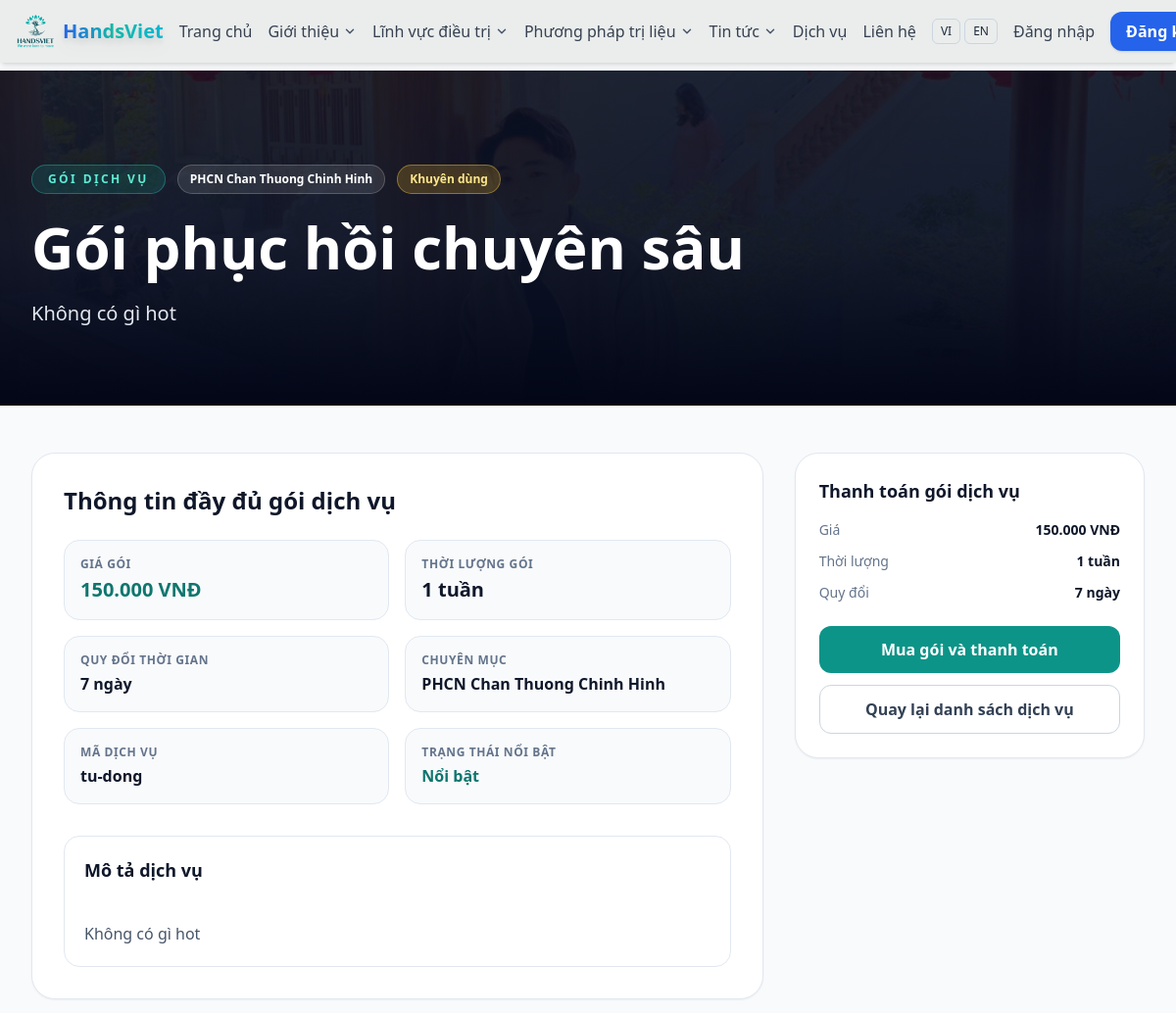
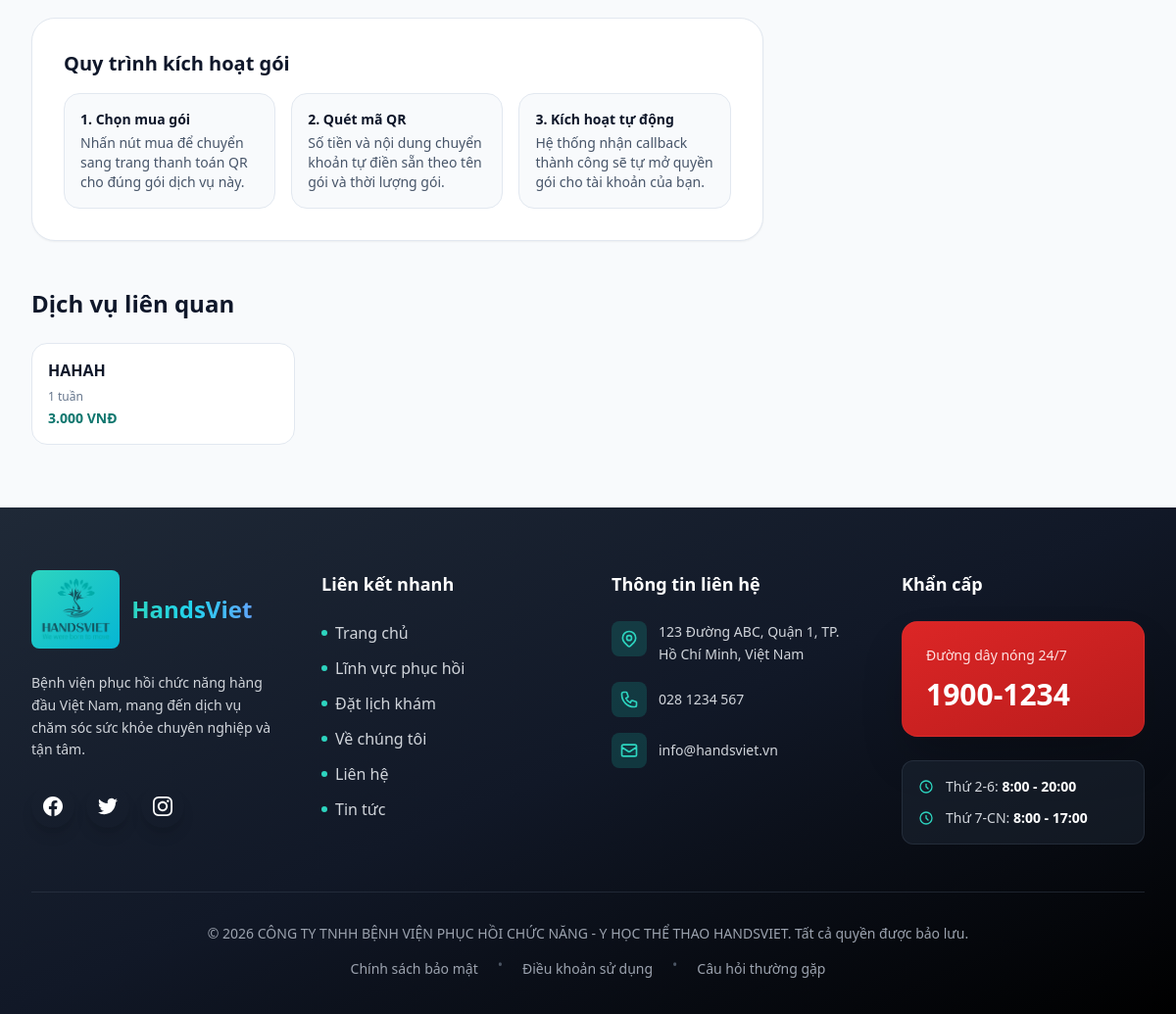
The app's page /services/tu-dong/ with its own data (2 pictures, top to bottom).
### hansviet_admin/models.py (models this page shows, shortened)
class Service(models.Model):
    category = models.ForeignKey(ServiceCategory, on_delete=models.SET_NULL, null=True, blank=True)
    title = models.CharField(max_length=255)
    slug = models.SlugField(unique=True)
    summary = models.TextField(blank=True)
    price_text = models.CharField(max_length=255, blank=True)
    duration = models.CharField(max_length=255, blank=True)
    featured_tag = models.CharField(max_length=100, blank=True)
    is_featured = models.BooleanField(default=False)
    order = models.PositiveIntegerField(default=0)
    thumbnail = models.FileField(upload_to="services/", blank=True, null=True)
    class Meta:
        ordering = ["order", "title"]
        verbose_name = "Service"
        verbose_name_plural = "Services"
    def get_absolute_url(self):
        return f"/services/{self.slug}/"

class ServiceCategory(models.Model):
    name = models.CharField(max_length=255)
    slug = models.SlugField(unique=True)
    description = models.TextField(blank=True)
    icon_svg = models.TextField(blank=True)
    order = models.PositiveIntegerField(default=0)
    class Meta:
        ordering = ["order", "name"]
        verbose_name = "Service Category"
        verbose_name_plural = "Service Categories"

### hansviet_user/views.py (the view)
def service_detail(request, slug):
    service = get_object_or_404(Service.objects.select_related("category"), slug=slug)
    service = _decorate_service(service)
    package_price = _parse_amount_text(service.price_text or "")
    package_duration_days = _duration_to_days(service.duration or "")
    can_checkout = package_price > 0
    related_qs = Service.objects.select_related("category").exclude(pk=service.pk)
    if service.category_id:
        related_qs = related_qs.filter(category_id=service.category_id)
    related_services = _sorted_services(related_qs)[:4]
    return render(
        request,
        "pages/service_detail.html",
        {
            "service": service,
            "related_services": related_services,
            "can_checkout": can_checkout,
            "package_duration_days": package_duration_days,
            "checkout_url": reverse("services:service_checkout", kwargs={"slug": service.slug}) if can_checkout else "",
        },
    )

### hansviet_user/views.py (called while the page is built)
def _parse_service_cycle(duration_text: str) -> tuple[str, int]:
    text = (duration_text or "").strip().lower()
    normalized_text = "".join(
        ch for ch in unicodedata.normalize("NFD", text) if unicodedata.category(ch) != "Mn"
    )
    count_match = re.search(r"(\d+)", normalized_text)
    cycle_count = int(count_match.group(1)) if count_match else 1
    if any(token in normalized_text for token in ("tuan", "week", "wk")):
        return "week", max(1, cycle_count)
    if any(token in normalized_text for token in ("thang", "month", "mo")):
        return "month", max(1, cycle_count)
    if any(token in normalized_text for token in ("nam", "year", "yr")):
        return "year", max(1, cycle_count)
    return "other", max(1, cycle_count)

def _decorate_service(service: Service) -> Service:
    cycle_key, cycle_count = _parse_service_cycle(service.duration or "")
    meta = SERVICE_CYCLE_META.get(cycle_key, SERVICE_CYCLE_META["other"])
    service.cycle_key = cycle_key
    service.cycle_rank = int(meta["rank"])
    service.cycle_count = cycle_count
    service.cycle_group_label = str(meta["group"])
    service.display_price = (service.price_text or "").strip() or "Liên hệ"
    service.display_duration = (service.duration or "").strip() or "Chưa cập nhật"
    service.display_full_info = f"{service.display_price} / {service.display_duration}"
    return service

def _sorted_services(rows) -> list[Service]:
    decorated = [_decorate_service(service) for service in rows]
    return sorted(
        decorated,
        key=lambda service: (
            int(getattr(service, "cycle_rank", 9)),
            int(getattr(service, "cycle_count", 999)),
            int(service.order or 0),
            (service.title or "").lower(),
        ),
    )

def _parse_amount_text(value: str) -> Decimal:
    digits = re.sub(r"[^\d]", "", value or "")
    if not digits:
        return Decimal("0")
    return Decimal(digits)

def _duration_to_days(duration_text: str) -> int:
    cycle_key, cycle_count = _parse_service_cycle(duration_text or "")
    if cycle_key == "week":
        return max(1, cycle_count * 7)
    if cycle_key == "month":
        return max(1, cycle_count * 30)
    if cycle_key == "year":
        return max(1, cycle_count * 365)
    return max(1, cycle_count)

### hansviet_user/templates/pages/service_detail.html (shortened to what this page needs)
{% load static %}
<!DOCTYPE html>
<html lang="vi">
<head>
    <script src="https://cdn.tailwindcss.com"></script>
    <link rel="stylesheet" href="{% static 'css/home.css' %}">
</head>
<body class="bg-slate-50 text-slate-800 antialiased">
    {% include 'pages/header_tailwind.html' %}
    <main>
        <section class="relative pt-24 pb-20 overflow-hidden bg-slate-950">
            <div class="absolute inset-0">
                {% if service.thumbnail %}
                <img src="{{ service.thumbnail.url }}" alt="{{ service.title }}" class="w-full h-full object-cover opacity-30">
                {% else %}
                <img src="{% static 'images/assets/rehab-studio.jpg' %}" alt="{{ service.title }}" class="w-full h-full object-cover opacity-30">
                {% endif %}
                <div class="absolute inset-0 bg-gradient-to-b from-slate-900/50 via-slate-900/80 to-slate-950"></div>
            </div>
            <div class="relative z-10 max-w-7xl mx-auto px-4 sm:px-6 lg:px-8">
                <div class="max-w-4xl">
                    <div class="flex flex-wrap items-center gap-3 mb-6">
                        <span class="inline-flex px-4 py-1.5 rounded-full text-xs font-bold uppercase tracking-[0.2em] bg-teal-500/15 border border-teal-400/35 text-teal-300">
                            Gói dịch vụ
                        </span>
                        {% if service.category %}
                        <span class="inline-flex px-3 py-1.5 rounded-full text-xs font-semibold bg-white/10 border border-white/20 text-white">
                            {{ service.category.name }}
                        </span>
                        {% endif %}
                        {% if service.featured_tag %}
                        <span class="inline-flex px-3 py-1.5 rounded-full text-xs font-semibold bg-amber-400/20 border border-amber-300/40 text-amber-200">
                            {{ service.featured_tag }}
                        </span>
                        {% endif %}
                    </div>
                    <h1 class="text-4xl md:text-6xl font-extrabold text-white leading-tight mb-6">{{ service.title }}</h1>
                    <p class="text-lg md:text-xl text-slate-200 leading-relaxed max-w-3xl">
                        {{ service.summary|default:"Gói dịch vụ phục hồi chức năng chuyên sâu tại HandsViet." }}
                    </p>
                </div>
            </div>
        </section>
        <section class="max-w-7xl mx-auto px-4 sm:px-6 lg:px-8 py-12">
            <div class="grid grid-cols-1 lg:grid-cols-12 gap-8">
                <div class="lg:col-span-8 space-y-8">
                    <div class="bg-white border border-slate-200 rounded-3xl p-6 md:p-8 shadow-sm">
                        <h2 class="text-2xl font-bold text-slate-900 mb-6">Thông tin đầy đủ gói dịch vụ</h2>
                        <div class="grid sm:grid-cols-2 gap-4">
                            <div class="rounded-2xl border border-slate-200 bg-slate-50 p-4">
                                <p class="text-xs uppercase tracking-wider font-semibold text-slate-500 mb-1">Giá gói</p>
                                <p class="text-xl font-bold text-teal-700">{{ service.display_price|default:service.price_text|default:"Liên hệ" }}</p>
                            </div>
                            <div class="rounded-2xl border border-slate-200 bg-slate-50 p-4">
                                <p class="text-xs uppercase tracking-wider font-semibold text-slate-500 mb-1">Thời lượng gói</p>
                                <p class="text-xl font-bold text-slate-900">{{ service.display_duration|default:service.duration|default:"Chưa cập nhật" }}</p>
                            </div>
                            <div class="rounded-2xl border border-slate-200 bg-slate-50 p-4">
                                <p class="text-xs uppercase tracking-wider font-semibold text-slate-500 mb-1">Quy đổi thời gian</p>
                                <p class="text-base font-semibold text-slate-900">{{ package_duration_days }} ngày</p>
                            </div>
                            <div class="rounded-2xl border border-slate-200 bg-slate-50 p-4">
                                <p class="text-xs uppercase tracking-wider font-semibold text-slate-500 mb-1">Chuyên mục</p>
                                <p class="text-base font-semibold text-slate-900">{{ service.category.name|default:"Chưa phân loại" }}</p>
                            </div>
                            <div class="rounded-2xl border border-slate-200 bg-slate-50 p-4">
                                <p class="text-xs uppercase tracking-wider font-semibold text-slate-500 mb-1">Mã dịch vụ</p>
                                <p class="text-base font-semibold text-slate-900">{{ service.slug }}</p>
                            </div>
                            <div class="rounded-2xl border border-slate-200 bg-slate-50 p-4">
                                <p class="text-xs uppercase tracking-wider font-semibold text-slate-500 mb-1">Trạng thái nổi bật</p>
                                <p class="text-base font-semibold {% if service.is_featured %}text-teal-700{% else %}text-slate-700{% endif %}">
                                    {% if service.is_featured %}Nổi bật{% else %}Tiêu chuẩn{% endif %}
                                </p>
                            </div>
                        </div>
                        <div class="mt-8 rounded-2xl border border-slate-200 p-5">
                            <h3 class="text-lg font-bold text-slate-900 mb-3">Mô tả dịch vụ</h3>
                            <p class="text-slate-600 leading-relaxed whitespace-pre-line">
                                {{ service.summary|default:"Thông tin mô tả đang được cập nhật." }}
                            </p>
                        </div>
                    </div>
                    <div class="bg-white border border-slate-200 rounded-3xl p-6 md:p-8 shadow-sm">
                        <h3 class="text-xl font-bold text-slate-900 mb-4">Quy trình kích hoạt gói</h3>
                        <div class="grid md:grid-cols-3 gap-4 text-sm">
                            <div class="rounded-2xl border border-slate-200 bg-slate-50 p-4">
                                <p class="font-bold text-slate-900 mb-1">1. Chọn mua gói</p>
                                <p class="text-slate-600">Nhấn nút mua để chuyển sang trang thanh toán QR cho đúng gói dịch vụ này.</p>
                            </div>
                            <div class="rounded-2xl border border-slate-200 bg-slate-50 p-4">
                                <p class="font-bold text-slate-900 mb-1">2. Quét mã QR</p>
                                <p class="text-slate-600">Số tiền và nội dung chuyển khoản tự điền sẵn theo tên gói và thời lượng gói.</p>
                            </div>
                            <div class="rounded-2xl border border-slate-200 bg-slate-50 p-4">
                                <p class="font-bold text-slate-900 mb-1">3. Kích hoạt tự động</p>
                                <p class="text-slate-600">Hệ thống nhận callback thành công sẽ tự mở quyền gói cho tài khoản của bạn.</p>
                            </div>
                        </div>
                    </div>
                </div>
                <aside class="lg:col-span-4">
                    <div class="sticky top-24 bg-white border border-slate-200 rounded-3xl p-6 shadow-sm">
                        <h3 class="text-lg font-bold text-slate-900 mb-4">Thanh toán gói dịch vụ</h3>
                        <div class="space-y-3 text-sm">
                            <div class="flex items-center justify-between">
                                <span class="text-slate-500">Giá</span>
                                <span class="font-semibold text-slate-900">{{ service.display_price|default:service.price_text|default:"Liên hệ" }}</span>
                            </div>
                            <div class="flex items-center justify-between">
                                <span class="text-slate-500">Thời lượng</span>
                                <span class="font-semibold text-slate-900">{{ service.display_duration|default:service.duration|default:"Chưa cập nhật" }}</span>
                            </div>
                            <div class="flex items-center justify-between">
                                <span class="text-slate-500">Quy đổi</span>
                                <span class="font-semibold text-slate-900">{{ package_duration_days }} ngày</span>
                            </div>
                        </div>
                        {% if can_checkout %}
                        <a href="{{ checkout_url }}" class="mt-6 w-full inline-flex items-center justify-center px-5 py-3 rounded-xl bg-teal-600 text-white font-semibold hover:bg-teal-700 transition-colors">
                            Mua gói và thanh toán
                        </a>
                        {% else %}
                        <div class="mt-6 rounded-xl border border-amber-200 bg-amber-50 text-amber-700 text-sm font-medium px-4 py-3">
                            Gói này chưa có giá hợp lệ nên chưa thể thanh toán.
                        </div>
                        {% endif %}
                        <a href="{% url 'services:services' %}" class="mt-3 w-full inline-flex items-center justify-center px-5 py-3 rounded-xl border border-slate-300 text-slate-700 font-semibold hover:bg-slate-50 transition-colors">
                            Quay lại danh sách dịch vụ
                        </a>
                    </div>
                </aside>
            </div>
        </section>
        {% if related_services %}
        <section class="pb-16">
            <div class="max-w-7xl mx-auto px-4 sm:px-6 lg:px-8">
                <h3 class="text-2xl font-bold text-slate-900 mb-6">Dịch vụ liên quan</h3>
                <div class="grid md:grid-cols-2 lg:grid-cols-4 gap-5">
                    {% for item in related_services %}
                    <a href="{{ item.get_absolute_url }}" class="block bg-white border border-slate-200 rounded-2xl p-4 hover:border-teal-300 hover:bg-teal-50/40 transition-colors">
                        <p class="font-semibold text-slate-900 leading-snug">{{ item.title }}</p>
                        <p class="text-xs text-slate-500 mt-2">{{ item.display_duration|default:item.duration|default:"Chưa cập nhật" }}</p>
                        <p class="text-sm font-semibold text-teal-700 mt-1">{{ item.display_price|default:item.price_text|default:"Liên hệ" }}</p>
                    </a>
                    {% endfor %}
                </div>
            </div>
        </section>
        {% endif %}
    </main>
    {% include 'pages/footer.html' %}
</body>
</html>

### hansviet_user/static/css/home.css (style rules this page uses)
*, *::before, *::after { box-sizing: border-box; }
html, body { max-width: 100%; }

### hansviet_user/templates/pages/header_tailwind.html (style rules this page uses)
html { scrollbar-width: thin !important; scrollbar-color: #14b8a6 #f1f5f9 !important; }

### records on screen
Service: thumbnail (picture), category.name "PHCN Chan Thuong Chinh Hinh", featured_tag "Khuyên dùng", title "Gói phục hồi chuyên sâu", summary "Không có gì hot", display_price "150.000 VNĐ", display_duration "1 tuần", slug "tu-dong"
Service: title "HAHAH", display_duration "1 tuần", display_price "3.000 VNĐ"

### other values on screen
{{ package_duration_days }} "7"
